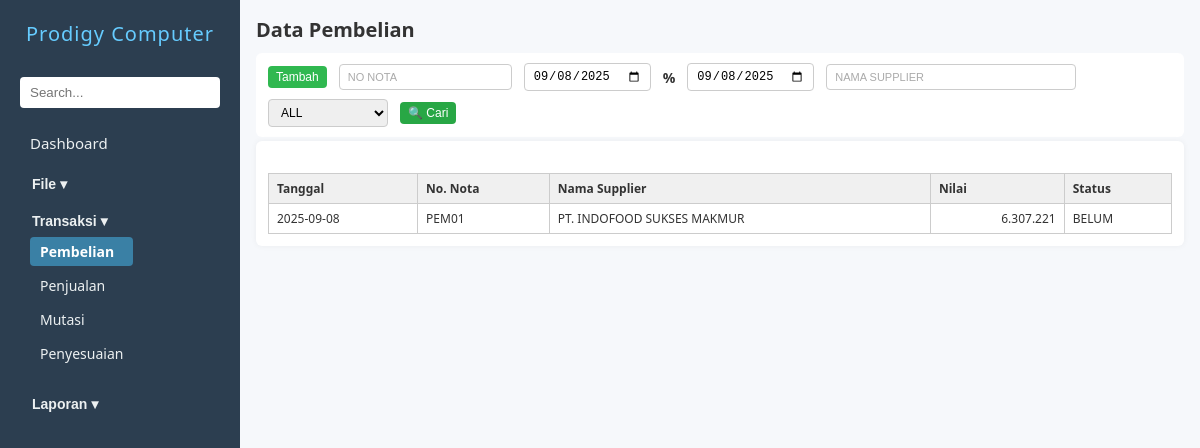
The page /pembelian.php (signed in) on the database its author committed.
### tables this page shows
CREATE TABLE `zbeli` (
  `nonota` char(30) DEFAULT NULL,
  `tgl` date DEFAULT NULL,
  `kodesup` char(10) DEFAULT NULL,
  `kodegd` char(10) NOT NULL,
  `nilai` double DEFAULT 0,
  `lunas` int(11) DEFAULT 0,
  `tgltempo` date DEFAULT NULL,
  `ppn` double(10,2) DEFAULT 0.00,
  `hppn` double(10,2) DEFAULT 0.00,
  `disc1` double(10,2) DEFAULT 0.00,
  `hdisc1` double(10,2) DEFAULT 0.00,
  `disc2` double(10,2) DEFAULT 0.00,
  `hdisc2` double(10,2) DEFAULT 0.00,
  `disc3` double(10,2) DEFAULT 0.00,
  `hdisc3` double(10,2) DEFAULT 0.00,
  `ket` varchar(1000) DEFAULT NULL,
  `operator` char(10) DEFAULT '',
  `logtime` timestamp NOT NULL DEFAULT current_timestamp()
);

CREATE TABLE `zsupplier` (
  `kodesup` char(10) NOT NULL,
  `namasup` tinytext NOT NULL,
  `alamat` tinytext NOT NULL,
  `kota` tinytext NOT NULL,
  `ktp` char(20) NOT NULL,
  `npwp` char(30) NOT NULL
);

### pembelian.php (the view, shortened to what this page needs)
<?php
include 'koneksi.php';
$query = mysqli_query($conn, "
    SELECT zbeli.tgl, zbeli.nonota, zsupplier.namasup, zbeli.nilai, zbeli.lunas
    FROM zbeli
    JOIN zsupplier ON zbeli.kodesup = zsupplier.kodesup
    ORDER BY zbeli.tgl DESC, zbeli.nonota DESC
    LIMIT 10
");
?>
<!DOCTYPE html>
<html lang="en">
<head>
    <link rel="stylesheet" href="navbar.css" />
    <link rel="stylesheet" href="form.css" />
</head>
<body>
    <?php
    include 'navbar.php';
    $hakUbah   = $aksesEdit['tambah'];?>
    <main>
        <h2>Data Pembelian</h2>
        <div class="action-bar">
            <button type="button" name="btnTambah" id="btnTambah" class="action-btn tambah" onclick="cekAkses()">Tambah</button>
            <input type="text" name="noNota" id="inputNoNota" placeholder="No Nota" style="text-transform: uppercase;">
            <input type="date" name="tgl1" id="inputTgl1">
            <span>%</span>
            <input type="date" name="tgl2" id="inputTgl2">
            <input type="text" name="namasup" id="inputNamasup" placeholder="Nama supplier" class="medium-input" style="text-transform: uppercase;">
            <select name="statusBayar" id="statusBayar">
                <option value="all">ALL</option>
            </select>
            <button type="button" name="btnSearch" id="btnSearch" class="action-btn cari" onclick="triggerSearch()">🔍 Cari</button>
        </div>
        <form id="pembelianForm" action="prosespembelian.php" method="POST" enctype="multipart/form-data" onsubmit="return validateForm()">
            <div id="tabelHasil" class="form-grid" style="margin-top: 20px;">
                <table class="tabel-hasil">
                    <thead>
                        <tr>
                            <th>Tanggal</th>
                            <th>No. Nota</th>
                            <th>Nama Supplier</th>
                            <th>Nilai</th>
                            <th>Status</th>
                        </tr>
                    </thead>
                    <tbody>
                        <?php while ($row = mysqli_fetch_assoc($query)): ?>
                            <tr onclick="tampilkanKonfirmasiEdit('<?= $row['nonota'] ?>')">
                                <td><?= $row['tgl'] ?></td>
                                <td><?= $row['nonota'] ?></td>
                                <td><?= $row['namasup'] ?></td>
                                <td style="text-align: right;"><?= number_format($row['nilai'], 0, ',', '.') ?></td>
                                <td><?= $row['lunas'] ? 'LUNAS' : 'BELUM' ?></td>
                            </tr>
                        <?php endwhile; ?>
                    </tbody>
                </table>
            </div>
        </form>
    </main>
</body>
</html>

### form.css (style rules this page uses)
* { box-sizing: border-box; margin: 0; padding: 0; }
body { font-family: "Segoe UI", Tahoma, Geneva, Verdana, sans-serif; display: flex; height: 100vh; background: #f6f8fb; color: #333; }
main { padding: 1rem; flex: 1; overflow-y: auto; }
h2 { margin-bottom: 10px; font-size: 20px; }
form { background: #fff; padding: 12px; border-radius: 6px; box-shadow: 0 0 6px rgba(0, 0, 0, 0.05); }
#btnTambah { background-color: #30b850; }
.tabel-hasil { width: 100%; border-collapse: collapse; font-size: 14px; margin-top: 10px; }
.tabel-hasil th, .tabel-hasil td { border: 1px solid #ccc; padding: 8px 10px; text-align: left; }
.tabel-hasil th { background-color: #f0f0f0; font-weight: bold; }
.medium-input { width: 250px; }
.action-bar { display: flex; flex-wrap: wrap; align-items: center; gap: 8px 12px; margin-bottom: 4px; background-color: #fff; padding: 10px 12px; border-radius: 6px; }
.action-bar input[type="text"], .action-bar input[type="date"], .action-bar select { padding: 5px 8px; font-size: 12px; border: 1px solid #ccc; border-radius: 4px; min-width: 120px; }
.action-bar input[type="text"]::placeholder { font-size: 11px; color: #aaa; }
.action-bar span { font-size: 14px; font-weight: bold; }
.action-bar .action-btn { padding: 4px 8px; font-size: 12px; border: none; color: white; border-radius: 4px; cursor: pointer; transition: 0.3s ease; }
.action-bar .action-btn.tambah { background-color: #30b850; }
.action-bar .action-btn.cari { background-color: #28a745; }
.tabel-hasil { width: 100%; border-collapse: collapse; margin-top: 1em; font-size: 12px; border: 1px solid #ccc; }
.tabel-hasil th, .tabel-hasil td { padding: 6px 8px; border: 1px solid #ccc; text-align: left; background-color: #fff; }
.tabel-hasil th { background-color: #f0f0f0; font-weight: bold; color: #333; }

### rows shown on the page
zbeli: tgl "2025-09-08", nonota "PEM01", zsupplier.namasup "PT. INDOFOOD SUKSES MAKMUR", nilai "6.307.221", lunas "BELUM"

### other values the page prints
$mainmenu "File"
$mainmenu "Transaksi"
$label "Pembelian"
$label "Penjualan"
$label "Mutasi"
$label "Penyesuaian"
$mainmenu "Laporan"
